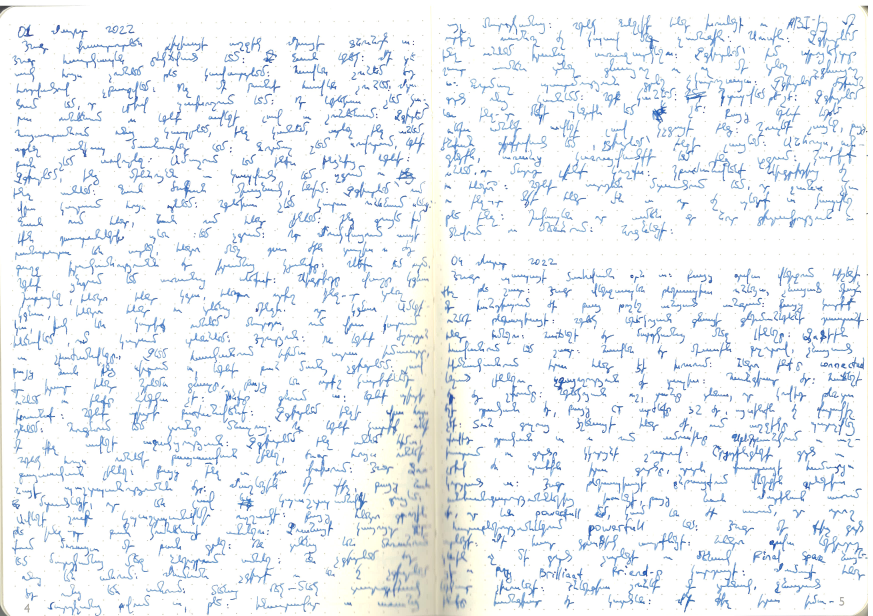
#> input picture data_processing/diary/0386_230410150714_001.pdf-01.png, 1745 x 1232 px (shown at 1/2 size)
$ python cut_image.py diary/0386_230410150714_001.pdf-01.png
#> lines starting #> are read from the running program, lines starting #| are printed output that depends on the picture
#!/usr/bin/env python3

import argparse
import os
from PIL import Image

parser = argparse.ArgumentParser(description='Crop a region from a PNG image.')
parser.add_argument('filename', metavar='filename', type=str,
                    help='the name of the input PNG file')

# Parse the arguments
args = parser.parse_args()

# Create a directory with the same name as the input PNG file's basename
output_dir = os.path.splitext(os.path.basename(args.filename))[0]
os.makedirs(output_dir, exist_ok=True)

# Open the PNG file
image = Image.open(args.filename)
#> image is the input picture: PIL image 1745x1232 RGB; mean R, G, B 238.1, 242, 245.6

## 40 lines
nlines = 40
left = 30
top = 30
right = 870

linewidth = 30

# Open the PNG file

for i in range(15):

    box = (left, top + i * linewidth - 5, right, top + (i + 1) * linewidth + 5 )

    cropped_image = image.crop(box)

    # Save the cropped image in the output directory with the same basename as the input PNG file
    output_filename = os.path.join(output_dir, "side1_line" + str(i) + ".png")

    cropped_image.save(output_filename)
#> this loop made 15 passes
#> pass 1, `cropped_image = image.crop(box)`:
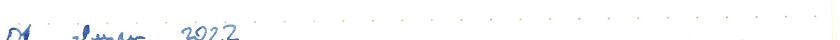
#> cropped_image: PIL image 840x40 RGB; mean R, G, B 251.6, 252.3, 253.2
#> pass 3, `cropped_image = image.crop(box)`:
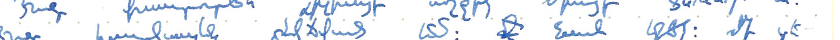
#> cropped_image: PIL image 840x40 RGB; mean R, G, B 232.1, 237.4, 244.5
#> after the loop:
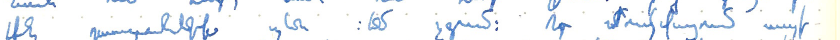
#> cropped_image: PIL image 840x40 RGB; mean R, G, B 238.8, 242.9, 247.4


for i in range(15):

    box = (left + right - 15, top + i * linewidth - 5, right + right, top + (i + 1) * linewidth + 5 )

    cropped_image = image.crop(box)

    # Save the cropped image in the output directory with the same basename as the input PNG file
    output_filename = os.path.join(output_dir, "side2_line" + str(i) + ".png")

    cropped_image.save(output_filename)
#> this loop made 15 passes
#> pass 1, `cropped_image = image.crop(box)`:
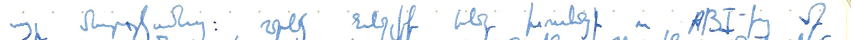
#> cropped_image: PIL image 855x40 RGB; mean R, G, B 240.7, 244.6, 248.5
#> pass 2, `cropped_image = image.crop(box)`:
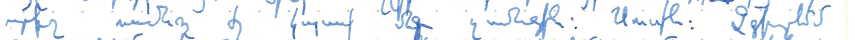
#> cropped_image: PIL image 855x40 RGB; mean R, G, B 238, 242.7, 247.6
#> pass 3, `cropped_image = image.crop(box)`:
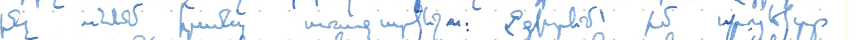
#> cropped_image: PIL image 855x40 RGB; mean R, G, B 239, 243.6, 248.2
#> after the loop:
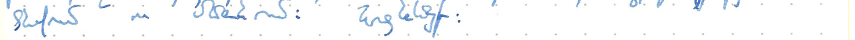
#> cropped_image: PIL image 855x40 RGB; mean R, G, B 247.1, 249.3, 251.2

$ run again, on data_processing/diary/0386_230410150714_001.pdf-03.png
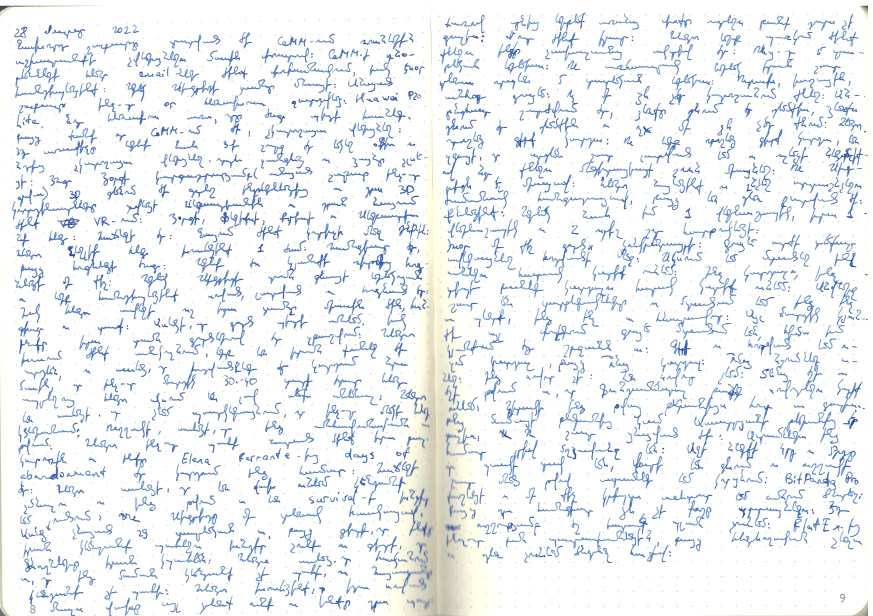
#> input picture data_processing/diary/0386_230410150714_001.pdf-03.png, 1745 x 1232 px (shown at 1/2 size)
#> image is the input picture: PIL image 1745x1232 RGB; mean R, G, B 237.5, 240.9, 245
#> after the loop `for i in range(15):`:
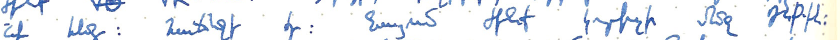
#> cropped_image: PIL image 840x40 RGB; mean R, G, B 234.2, 238.2, 244
#> after the loop `for i in range(15):`:
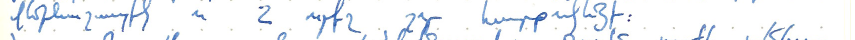
#> cropped_image: PIL image 855x40 RGB; mean R, G, B 241.1, 244.3, 248.2

$ run again, on data_processing/diary/0386_230410150714_001.pdf-04.png
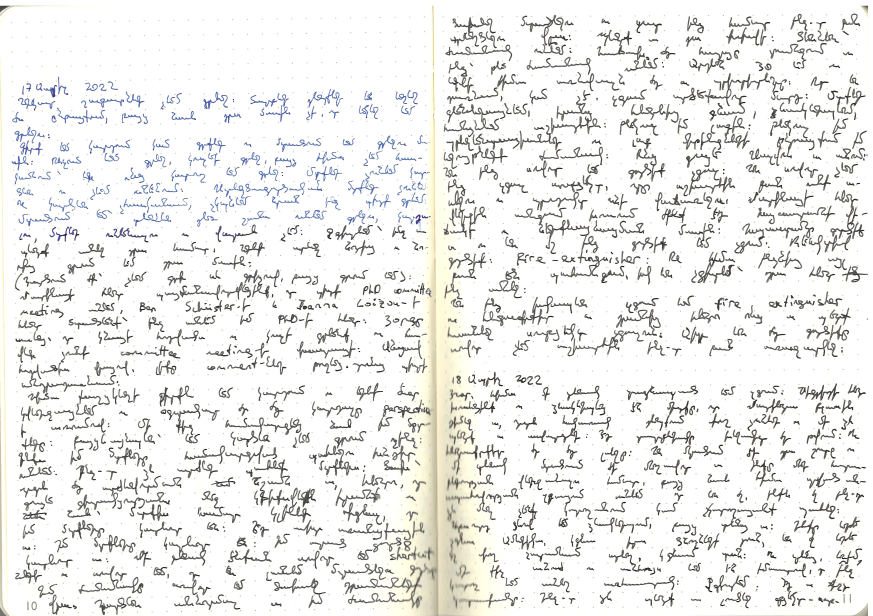
#> input picture data_processing/diary/0386_230410150714_001.pdf-04.png, 1745 x 1232 px (shown at 1/2 size)
#> image is the input picture: PIL image 1745x1232 RGB; mean R, G, B 237.1, 236.9, 235.3
#> after the loop `for i in range(15):`:
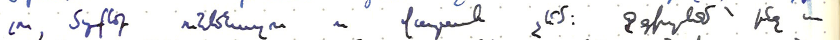
#> cropped_image: PIL image 840x40 RGB; mean R, G, B 238.6, 238.4, 239.4
#> after the loop `for i in range(15):`:
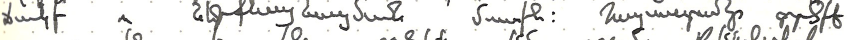
#> cropped_image: PIL image 855x40 RGB; mean R, G, B 230.3, 230, 228.3

$ run again, on data_processing/diary/0386_230410150714_001.pdf-05.png
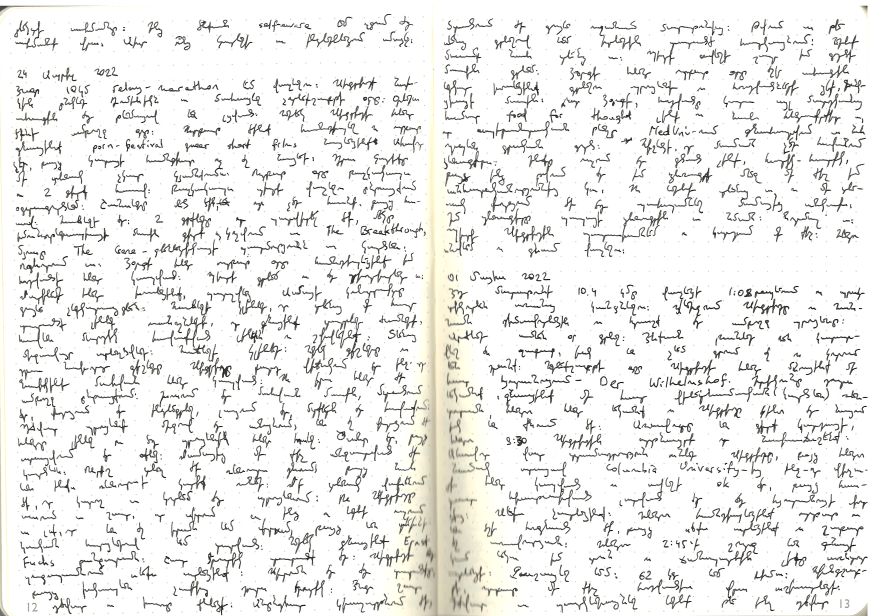
#> input picture data_processing/diary/0386_230410150714_001.pdf-05.png, 1745 x 1232 px (shown at 1/2 size)
#> image is the input picture: PIL image 1745x1232 RGB; mean R, G, B 236.9, 236.5, 234.8
#> after the loop `for i in range(15):`:
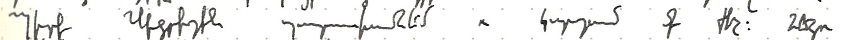
#> cropped_image: PIL image 855x40 RGB; mean R, G, B 237.6, 237.4, 236.3
